Frame 1 (no input): blank canvas, image omitted
Frame 60 (no input): blank canvas, image omitted
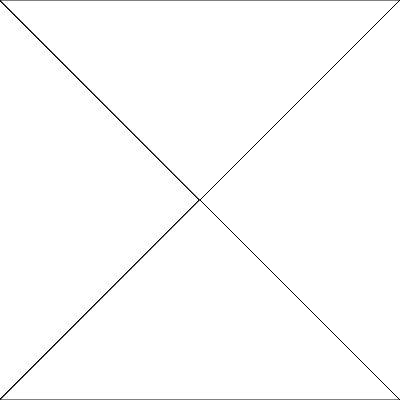
Frame 120 (the mouse pressed at the canvas centre since frame 60)

The p5.js sketch whose frames 1 and 60 were blank and that drew this single picture after the mouse press (run headless with seeded random() and noise() and a simulated clock; from frame 60 on, the mouse is pressed at the canvas centre):

// p5.js sketch
// ── sketch.js
// Varaibles ~~~~~~~~~~~~~~~~~~~~
//canvas size
var canvasX = 400;
var canvasY = 400;

// END Varaibles ~~~~~~~~~~~~~~~~~

function setup() {
  createCanvas(canvasX, canvasY);
}

function draw() {
  if (mouseIsPressed) {
    //left triangle
    //triangle(0, 0, 0, canvasY, mouseX, mouseY);
    if(mouseY < 200){
      fill(0,0,250);
    }
    if(mouseY > 200){
      fill(250,0,0);
    }
    //top triangle
    triangle(0, 0, canvasX, 0, mouseX, mouseY);
    
    //right triangle
    //triangle(canvasX, 0, canvasX, canvasY, mouseX, mouseY);
    if(mouseY < 200){
      fill(250,0,0);
    }
    if(mouseY > 200){
      fill(0,0,250);
    }
    //bottom triangle
    triangle(0, canvasY, canvasX, canvasY, mouseX, mouseY);
  }
}
